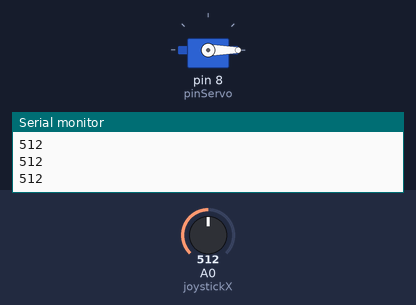
A sketch run on a simulated Arduino Uno, built with avr-gcc and run on an emulated ATmega328P. Shown: servo, the last lines printed to the serial monitor. The inputs (shaded band) are chosen by the test bench; at power-on: A0 (joystickX) = 512.

Above: at 1.2 s.
1.3 s: A0 (joystickX) set to 409
2.8 s: A0 (joystickX) set to 390
At 4.0 s:
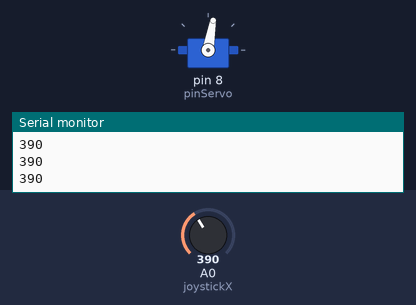
4.3 s: A0 (joystickX) set to 190
At 5.4 s:
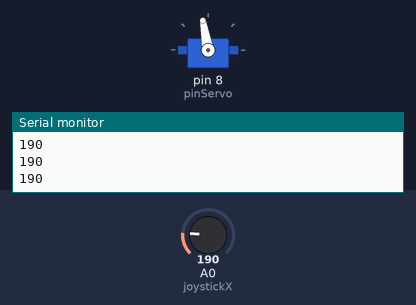
5.8 s: A0 (joystickX) set to 90
At 6.8 s:
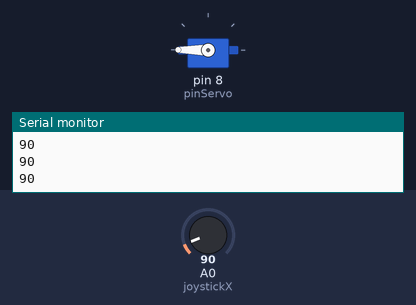
7.3 s: A0 (joystickX) set to 95
8.8 s: A0 (joystickX) set to 100
At 9.4 s:
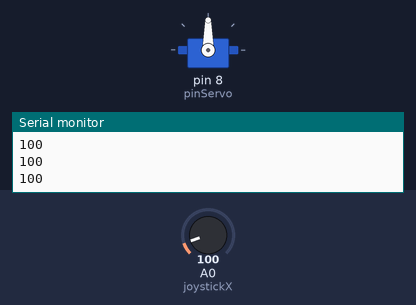
Timing chart, 0 to 11.3 s (numbered marks = the images above; inputs shaded):
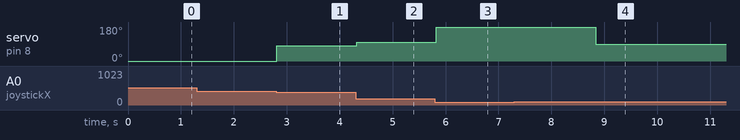

The sketch:

4.2.ino
```cpp
 #include <Servo.h>

int joystickX =A0;
int joystickY=A1;
int joystickBoton=9;
int pinServo=8;
int pinFinalDer=7;
int pinFinalIzq=6;
 int xValue =0;
Servo servo;


void setup(){
  pinMode(joystickX, INPUT);
  pinMode(joystickY, INPUT);

  // Botón del joystick como entrada con resistencia pull-up
  pinMode(joystickBoton, INPUT_PULLUP);

  // Pines de los finales de carrera como entradas (con pull-up si son NC)
  pinMode(pinFinalDer, INPUT_PULLUP);
  pinMode(pinFinalIzq, INPUT_PULLUP);

  // Pin del servo como salida
  servo.attach(pinServo);

  // Comunicación opcional para depuración
  Serial.begin(9600);
}

void loop(){
  xValue = analogRead(joystickX); // Lee el eje X del joystick (0–1023)
  Serial.println(xValue);

   servo.write(90);


  // Control del actuador según posición del joystick
  if (xValue > 400 ) {
    servo.write(0);
  }
  else if (xValue >300 && xValue <400 ) {
    servo.write(80);

  }
  else if (xValue < 200 && xValue>100  ) {
        servo.write(100);

  }
   else if (xValue < 100  ) {
        servo.write(180);

  }
  else {
    servo.write(90);

  }

  delay(100);

}
```

Measured:
- the behaviour switches between 401 and 400 on A0 (joystickX) (found by bisection; images 0 and 1)
- the behaviour switches between 99 and 100 on A0 (joystickX) (found by bisection; images 3 and 4)
- after the input at 2.8 s, servo on pin 8 (pinServo): 0° → 80° at once
- after the input at 4.3 s, servo on pin 8 (pinServo): 80° → 100° at once
- after the input at 5.8 s, servo on pin 8 (pinServo): 100° → 180° at once
- after the input at 8.8 s, servo on pin 8 (pinServo): 180° → 90° at once
